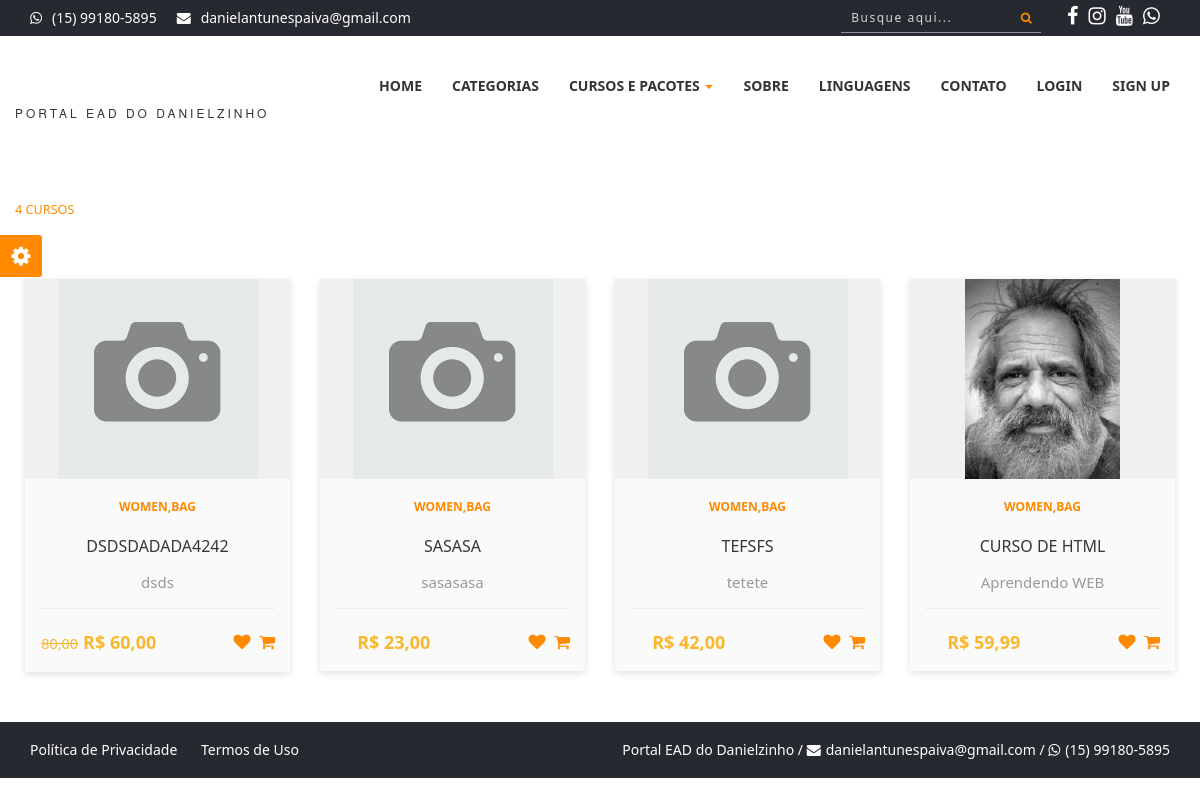
Page /lista-cursos.php on the earlier database version.
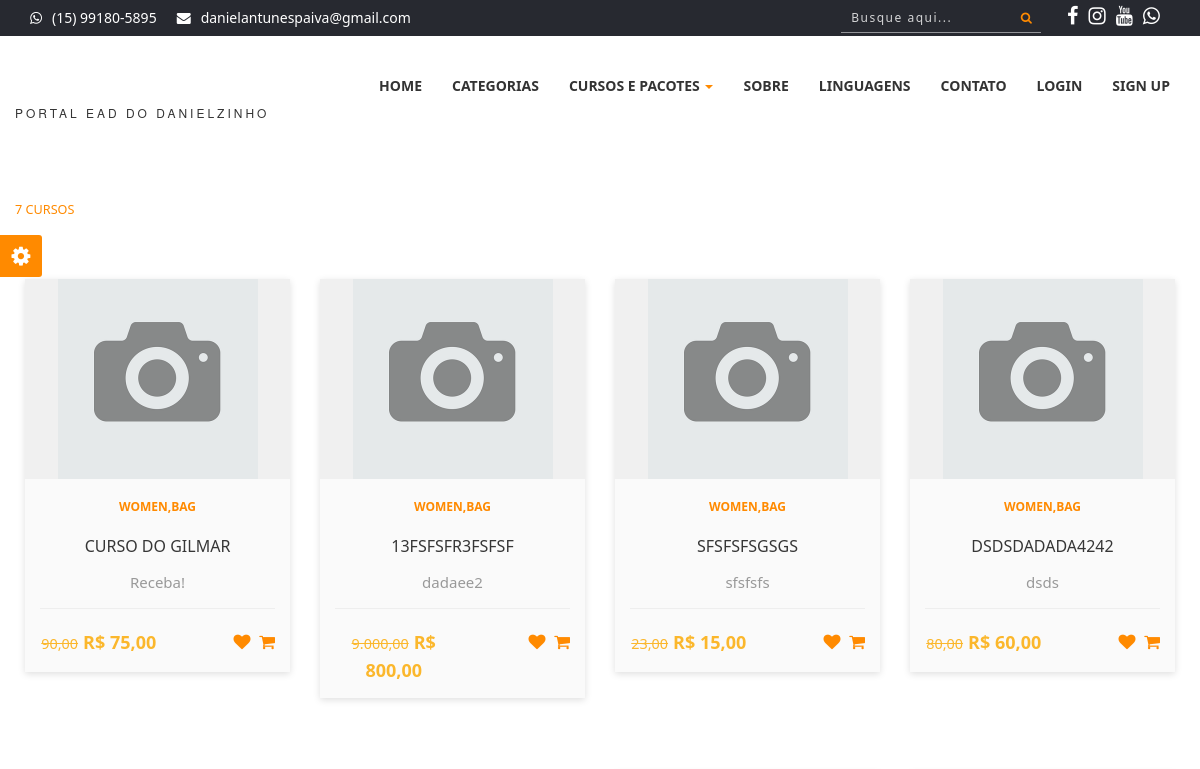
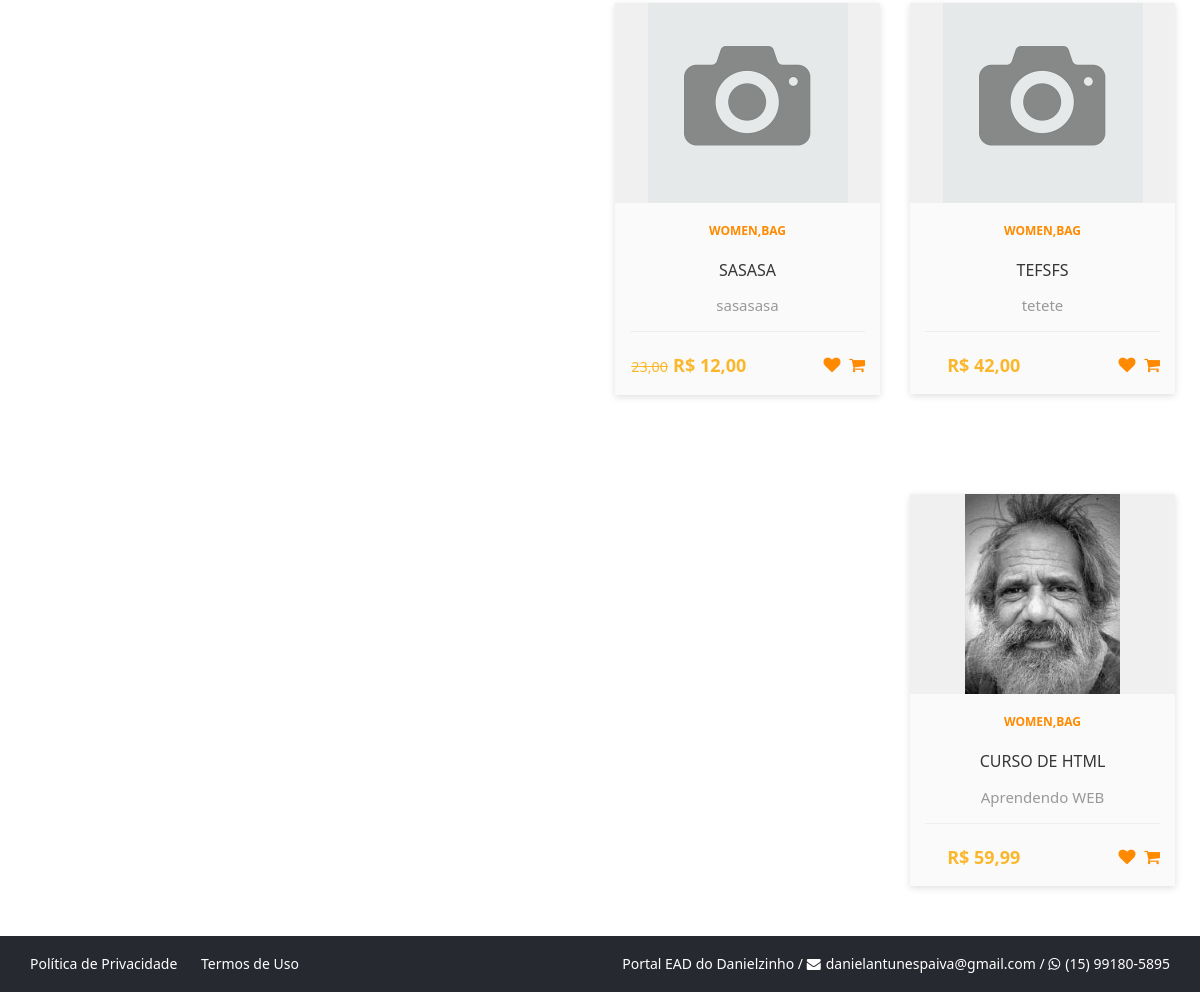
Same page on the later database version (2 pictures, top to bottom).
### tables this page shows
CREATE TABLE `config` (
  `id` int(11) NOT NULL,
  `nome_sistema` varchar(50) NOT NULL,
  `email_sistema` varchar(50) NOT NULL,
  `tel_sistema` varchar(20) NOT NULL,
  `cnpj_sistema` varchar(25) DEFAULT NULL,
  `tipo_chave_pix` varchar(25) DEFAULT NULL,
  `chave_pix` varchar(100) DEFAULT NULL,
  `logo` varchar(20) NOT NULL,
  `icone` varchar(20) NOT NULL,
  `logo_rel` varchar(20) NOT NULL,
  `qrcode_pix` varchar(20) DEFAULT NULL,
  `facebook` varchar(120) DEFAULT NULL,
  `instagram` varchar(120) DEFAULT NULL,
  `youtube` varchar(120) DEFAULT NULL,
  `itens_pag` int(11) NOT NULL
);

CREATE TABLE `cursos` (
  `id` int(11) NOT NULL,
  `nome` varchar(50) NOT NULL,
  `desc_rapida` varchar(60) NOT NULL,
  `desc_longa` text NOT NULL,
  `valor` decimal(8,2) NOT NULL,
  `professor` int(11) NOT NULL,
  `categoria` int(11) NOT NULL,
  `imagem` varchar(100) NOT NULL,
  `status` varchar(20) NOT NULL,
  `carga` int(11) NOT NULL,
  `mensagem` varchar(255) NOT NULL,
  `arquivo` varchar(150) NOT NULL,
  `ano` int(11) NOT NULL,
  `palavras` varchar(255) NOT NULL,
  `grupo` int(11) NOT NULL,
  `nome_url` varchar(150) NOT NULL,
  `pacote` varchar(100) NOT NULL,
  `sistema` varchar(5) NOT NULL,
  `link` varchar(150) NOT NULL,
  `tecnologias` varchar(150) NOT NULL,
  `promocao` decimal(8,2) NOT NULL
);

### sistema/conexao.php (called while the page is built, shortened)
<?php
$servidor = 'localhost';
$banco = 'portalead';
$usuario = 'root';
$senha = '';
$nome_sistema = 'Portal EAD do Danielzinho';
$email_sistema = 'danielantunespaiva@gmail.com';
$tel_sistema = '(15) 99180-5895';
try {
    $pdo = new PDO("mysql:dbname=$banco; host=$servidor", "$usuario", "$senha");
} catch (Throwable $th) {
    echo 'Erro ao conectar ao banco de dados! <br><br>' . $th;
}
$query = $pdo->query("SELECT * FROM config");
$res = $query->fetchAll(PDO::FETCH_ASSOC);
$total_reg = @count($res);
if ($total_reg == 0) {
    $pdo->query("INSERT into config SET nome_sistema = '$nome_sistema', email_sistema = '$email_sistema', tel_sistema = '$tel_sistema', logo = 'logo.png', icone = 'favicon.ico', logo_rel = 'logo.jpg', itens_pag = '12'");
} else {
    $nome_sistema = $res[0]['nome_sistema'];
    $email_sistema = $res[0]['email_sistema'];
    $facebook_sistema = $res[0]['facebook'];
    $instagram_sistema = $res[0]['instagram'];
    $youtube_sistema = $res[0]['youtube'];
}
?>

### lista-cursos.php (the view, shortened to what this page needs)
<?php
require_once('cabecalho.php');
?>
<?php
$query = $pdo->query("SELECT * FROM cursos WHERE status = 'Aprovado' and sistema = 'Não' ORDER BY id desc");
$res = $query->fetchAll(PDO::FETCH_ASSOC);
$total_reg = @count($res);
if ($total_reg > 0) {
?>
    <section style="margin-top:50px;">
        <div class="section-heading">
            <div class="col-md-12 col-xs-12">
                <h2><small><small><span><?php echo $total_reg ?> cursos</span></small></small></h2>
            </div>
        </div>
        <div class="row" style="margin-left:10px; margin-right:10px;">
            <?php
            for ($i = 0; $i < $total_reg; $i++) {
                $nome = $res[$i]['nome'];
                $desc_rapida = $res[$i]['desc_rapida'];
                $valor = $res[$i]['valor'];
                $promocao = $res[$i]['promocao'];
                $foto = $res[$i]['imagem'];
                $valorF = number_format($valor, 2, ',', '.',);
                $promocaoF = number_format($promocao, 2, ',', '.',);
            ?>
                <div class="col-sm-3 col-xs-6">
                    <div class="product-card">
                        <div class="product-tumb">
                            <img src="sistema/painel-admin/img/cursos/<?php echo $foto ?>" alt="">
                        </div>
                        <div class="product-details" style="text-align:center">
                            <span class="product-catagory">Women,bag</span>
                            <h4><a href=""><?php echo $nome ?></a></h4>
                            <p><?php echo $desc_rapida ?></p>
                            <div class="product-bottom-details">
                                <?php
                                if ($promocao > 0) {
                                ?>
                                    <div class="product-price"><small><?php echo $valorF ?></small>R$ <?php echo $promocaoF ?></div>
                                <?php } else { ?>
                                    <div class="product-price">R$ <?php echo $valorF ?></div>
                                <?php } ?>
                                <div class="product-links">
                                    <a href=""><i class="fa fa-heart"></i></a>
                                    <a href=""><i class="fa fa-shopping-cart"></i></a>
                                </div>
                            </div>
                        </div>
                    </div>
                </div>
            <?php
            }
            ?>
        </div>
    </section>
<?php
}
?>
<?php
require_once('rodape.php');
?>

### cabecalho.php (shortened to what this page needs)
<?php
require_once('sistema/conexao.php');
$index = '';
$categorias = '';
$cursos = '';
?>
<!DOCTYPE html>
<html>
<head>
    <link rel="stylesheet" href="https://cdnjs.cloudflare.com/ajax/libs/font-awesome/4.5.0/css/font-awesome.min.css">
    <link rel="stylesheet" href="scss/main.css">
    <link rel="stylesheet" href="scss/skin.css">
    <link rel="stylesheet" href="scss/card.css">
</head>
<body id="wrapper">
    <section id="top-header">
        <div class="container">
            <div class="row">
                <div class="col-md-7 col-sm-7 col-xs-7 top-header-links">
                    <ul class="contact_links">
                        <li><i class="fa fa-whatsapp"></i><a href="http://api.whatsapp.com/send?1=pt_BR&phone=55<?php echo $tel_sistema ?>" target="_blank"><?php echo $tel_sistema ?></a></li>
                        <li><i class="fa fa-envelope"></i><a href="#"><?php echo $email_sistema ?></a></li>
                    </ul>
                </div>
                <div class="col-md-5 col-sm-12 col-xs-12 social">
                    <ul class="social_links">
                        <li><a href="<?php echo $facebook_sistema ?>" title="Nossa Página no Facebook" target="_blank"><i class="fa fa-facebook"></i></a></li>
                        <li><a href="<?php echo $instagram_sistema ?>" title="Nossa Página no Instagram" target="_blank"><i class="fa fa-instagram"></i></a></li>
                        <li><a href="<?php echo $youtube_sistema ?>" title="Nosso canal no Youtube" target="_blank"><i class="fa fa-youtube"></i></a></li>
                        <li><a href="http://api.whatsapp.com/send?1=pt_BR&phone=55<?php echo $tel_sistema ?>" title="Chamar no Whatsapp" target="_blank"><i class="fa fa-whatsapp"></i></a></li>
                    </ul>
                    <div class="search-box social_links">
                        <button class="btn-search"><i class="fa fa-search"></i></button>
                        <input type="text" class="input-search" placeholder="Busque aqui...">
                    </div>
                </div>
            </div>
        </div>
    </section>
    <header>
        <nav class="navbar navbar-inverse">
            <div class="container">
                <div class="row">
                    <div class="navbar-header">
                        <a class="navbar-brand" href="index.php">
                            <h1> <img src="sistema/img/logo.png" alt="" width="60px">
                            </h1><span><?php echo $nome_sistema ?></span>
                        </a>
                    </div>
                    <div id="navbar" class="collapse navbar-collapse navbar-right">
                        <ul class="nav navbar-nav">
                            <li class="<?php echo $index ?>"><a href="index.php">Home</a></li>
                            <li class="<?php echo $categorias ?>"><a href="categorias.php">Categorias</a></li>
                            <li class="dropdown <?php echo $cursos ?>">
                                <a href="#" class="dropdown-toggle" data-toggle="dropdown" role="button" aria-haspopup="true" aria-expanded="false">Cursos e Pacotes <span class="caret"></span></a>
                            </li>
                            <li><a href="sobre.php">Sobre</a></li>
                            <li><a href="linguagens.php">Linguagens</a></li>
                            <li><a href="contatos.php">Contato</a></li>
                            <li><a href="sistema">Login</a></li>
                            <li><a href="registration.html">Sign Up</a></li>
                        </ul>
                    </div>
                </div>
            </div>
        </nav>
    </header>

### rodape.php (shortened to what this page needs)
<?php
require_once('sistema/conexao.php');
?>
    <section id="bottom-footer">
        <div class="container">
            <div class="row">
                <div class="col-md-6 col-sm-6 col-xs-12 btm-footer-links">
                    <a href="politica.php">Política de Privacidade</a>
                    <a href="termos.php">Termos de Uso</a>
                </div>
                <div class="col-md-6 col-sm-6 col-xs-12 copyright">
                   <?php echo $nome_sistema ?> / <i class="fa fa-envelope" style="color:#FFF; margin-right:5px">  </i><a href="#" style="color:#FFF"><?php echo $email_sistema ?></a> / <i class="fa fa-whatsapp" style="color:#FFF; margin-right:5px"></i><a href="http://api.whatsapp.com/send?1=pt_BR&phone=55<?php echo $tel_sistema ?>" target="_blank" style="color:#FFF"><?php echo $tel_sistema ?></a>
                </div>
            </div>
        </div>
    </section>
    <div id="panel">
        <a class="open" href="#"><span><i class="fa fa-gear fa-spin"></i></span></a>
    </div>
</html>

### scss/card.css (style rules this page uses)
* { -webkit-box-sizing: border-box; box-sizing: border-box; margin: 0; padding: 0; }
.product-card { width: 100%; position: relative; box-shadow: 0 2px 7px #dfdfdf; margin: 50px auto; background: #fafafa; }
.product-tumb { display: flex; align-items: center; justify-content: center; height: 200px; padding: 0px; background: #f0f0f0; }
.product-tumb img { max-width: 100%; max-height: 100%; }
.product-details { padding: 15px; }
.product-catagory { display: block; font-size: 12px; font-weight: 700; text-transform: uppercase; color: #ccc; margin-bottom: 18px; }
.product-details h4 a { font-weight: 500; display: block; margin-bottom: 15px; text-transform: uppercase; color: #363636; text-decoration: none; transition: 0.3s; text-align: center; font-size:16px; }
.product-details p { font-size: 15px; line-height: 22px; margin-bottom: 15px; color: #999; text-align: center; }
.product-bottom-details { overflow: hidden; border-top: 1px solid #eee; padding-top: 20px; }
.product-bottom-details div { float: left; width: 50%; }
.product-price { font-size: 18px; color: #fbb72c; font-weight: 600; }
.product-price small { font-size: 80%; font-weight: 400; text-decoration: line-through; display: inline-block; margin-right: 5px; }
.product-links { text-align: right; }
.product-links a { display: inline-block; margin-left: 5px; color: #e1e1e1; transition: 0.3s; font-size: 17px; }

Differences in the rows shown:
added cursos: imagem (picture), nome "CURSO DO GILMAR", desc_rapida "Receba!", valor "90,00", promocao "75,00"
added cursos: imagem (picture), nome "13FSFSFR3FSFSF", desc_rapida "dadaee2", valor "9.000,00", promocao "800,00"
added cursos: imagem (picture), nome "SFSFSFSGSGS", desc_rapida "sfsfsfs", valor "23,00", promocao "15,00"
changed cursos "SASASA": promocao (not shown) → "12,00"
Other differences:
$total_reg: "4" → "7"
